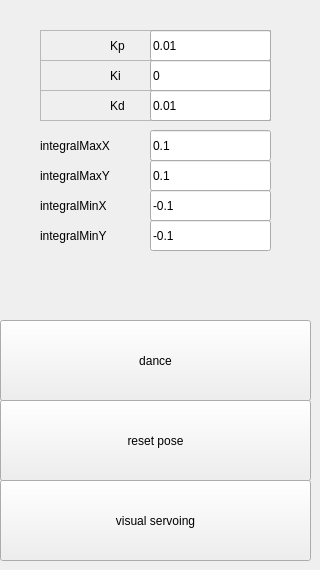
       <widget class="QWidget" name="tab_3">
        <attribute name="title">
         <string>dance_control</string>
        </attribute>
        <widget class="QPushButton" name="dance">
         <property name="geometry">
          <rect>
           <x>0</x>
           <y>320</y>
           <width>311</width>
           <height>81</height>
          </rect>
         </property>
         <property name="sizePolicy">
          <sizepolicy hsizetype="MinimumExpanding" vsizetype="Fixed">
           <horstretch>0</horstretch>
           <verstretch>0</verstretch>
          </sizepolicy>
         </property>
         <property name="text">
          <string>dance</string>
         </property>
         <property name="checkable">
          <bool>true</bool>
         </property>
        </widget>
        <widget class="QFrame" name="frame_50">
         <property name="geometry">
          <rect>
           <x>40</x>
           <y>60</y>
           <width>231</width>
           <height>31</height>
          </rect>
         </property>
         <property name="frameShape">
          <enum>QFrame::StyledPanel</enum>
         </property>
         <property name="frameShadow">
          <enum>QFrame::Raised</enum>
         </property>
         <widget class="QLineEdit" name="Ki_danceControl">
          <property name="geometry">
           <rect>
            <x>110</x>
            <y>0</y>
            <width>121</width>
            <height>31</height>
           </rect>
          </property>
          <property name="text">
           <string>0</string>
          </property>
         </widget>
         <widget class="QLabel" name="label_51">
          <property name="geometry">
           <rect>
            <x>70</x>
            <y>0</y>
            <width>41</width>
            <height>31</height>
           </rect>
          </property>
          <property name="text">
           <string>Ki</string>
          </property>
         </widget>
        </widget>
        <widget class="QFrame" name="frame_51">
         <property name="geometry">
          <rect>
           <x>40</x>
           <y>90</y>
           <width>231</width>
           <height>31</height>
          </rect>
         </property>
         <property name="frameShape">
          <enum>QFrame::StyledPanel</enum>
         </property>
         <property name="frameShadow">
          <enum>QFrame::Raised</enum>
         </property>
         <widget class="QLineEdit" name="Kd_danceControl">
          <property name="geometry">
           <rect>
            <x>110</x>
            <y>0</y>
            <width>121</width>
            <height>31</height>
           </rect>
          </property>
          <property name="text">
           <string>0.01</string>
          </property>
         </widget>
         <widget class="QLabel" name="label_52">
          <property name="geometry">
           <rect>
            <x>70</x>
            <y>0</y>
            <width>41</width>
            <height>31</height>
           </rect>
          </property>
          <property name="text">
           <string>Kd</string>
          </property>
         </widget>
        </widget>
        <widget class="QFrame" name="frame_52">
         <property name="geometry">
          <rect>
           <x>40</x>
           <y>30</y>
           <width>231</width>
           <height>31</height>
          </rect>
         </property>
         <property name="frameShape">
          <enum>QFrame::StyledPanel</enum>
         </property>
         <property name="frameShadow">
          <enum>QFrame::Raised</enum>
         </property>
         <widget class="QLineEdit" name="Kp_danceControl">
          <property name="geometry">
           <rect>
            <x>110</x>
            <y>0</y>
            <width>121</width>
            <height>31</height>
           </rect>
          </property>
          <property name="text">
           <string>0.01</string>
          </property>
         </widget>
         <widget class="QLabel" name="label_53">
          <property name="geometry">
           <rect>
            <x>70</x>
            <y>0</y>
            <width>41</width>
            <height>31</height>
           </rect>
          </property>
          <property name="text">
           <string>Kp</string>
          </property>
         </widget>
        </widget>
        <widget class="QPushButton" name="reset_pose">
         <property name="geometry">
          <rect>
           <x>0</x>
           <y>400</y>
           <width>311</width>
           <height>81</height>
          </rect>
         </property>
         <property name="sizePolicy">
          <sizepolicy hsizetype="MinimumExpanding" vsizetype="Fixed">
           <horstretch>0</horstretch>
           <verstretch>0</verstretch>
          </sizepolicy>
         </property>
         <property name="text">
          <string>reset pose</string>
         </property>
         <property name="checkable">
          <bool>false</bool>
         </property>
        </widget>
        <widget class="QPushButton" name="visual_servoing">
         <property name="geometry">
          <rect>
           <x>0</x>
           <y>480</y>
           <width>311</width>
           <height>81</height>
          </rect>
         </property>
         <property name="sizePolicy">
          <sizepolicy hsizetype="MinimumExpanding" vsizetype="Fixed">
           <horstretch>0</horstretch>
           <verstretch>0</verstretch>
          </sizepolicy>
         </property>
         <property name="text">
          <string>visual servoing</string>
         </property>
         <property name="checkable">
          <bool>true</bool>
         </property>
        </widget>
        <widget class="QLineEdit" name="integralMaxX">
         <property name="geometry">
          <rect>
           <x>150</x>
           <y>130</y>
           <width>121</width>
           <height>31</height>
          </rect>
         </property>
         <property name="text">
          <string>0.1</string>
         </property>
        </widget>
        <widget class="QLineEdit" name="integralMaxY">
         <property name="geometry">
          <rect>
           <x>150</x>
           <y>160</y>
           <width>121</width>
           <height>31</height>
          </rect>
         </property>
         <property name="text">
          <string>0.1</string>
         </property>
        </widget>
        <widget class="QLineEdit" name="integralMinY">
         <property name="geometry">
          <rect>
           <x>150</x>
           <y>220</y>
           <width>121</width>
           <height>31</height>
          </rect>
         </property>
         <property name="text">
          <string>-0.1</string>
         </property>
        </widget>
        <widget class="QLineEdit" name="integralMinX">
         <property name="geometry">
          <rect>
           <x>150</x>
           <y>190</y>
           <width>121</width>
           <height>31</height>
          </rect>
         </property>
         <property name="text">
          <string>-0.1</string>
         </property>
        </widget>
        <widget class="QLabel" name="label_54">
         <property name="geometry">
          <rect>
           <x>40</x>
           <y>130</y>
           <width>101</width>
           <height>31</height>
          </rect>
         </property>
         <property name="text">
          <string>integralMaxX</string>
         </property>
        </widget>
        <widget class="QLabel" name="label_56">
         <property name="geometry">
          <rect>
           <x>40</x>
           <y>160</y>
           <width>101</width>
           <height>31</height>
          </rect>
         </property>
         <property name="text">
          <string>integralMaxY</string>
         </property>
        </widget>
        <widget class="QLabel" name="label_55">
         <property name="geometry">
          <rect>
           <x>40</x>
           <y>190</y>
           <width>101</width>
           <height>31</height>
          </rect>
         </property>
         <property name="text">
          <string>integralMinX</string>
         </property>
        </widget>
        <widget class="QLabel" name="label_57">
         <property name="geometry">
          <rect>
           <x>40</x>
           <y>220</y>
           <width>101</width>
           <height>31</height>
          </rect>
         </property>
         <property name="text">
          <string>integralMinY</string>
         </property>
        </widget>
       </widget>
